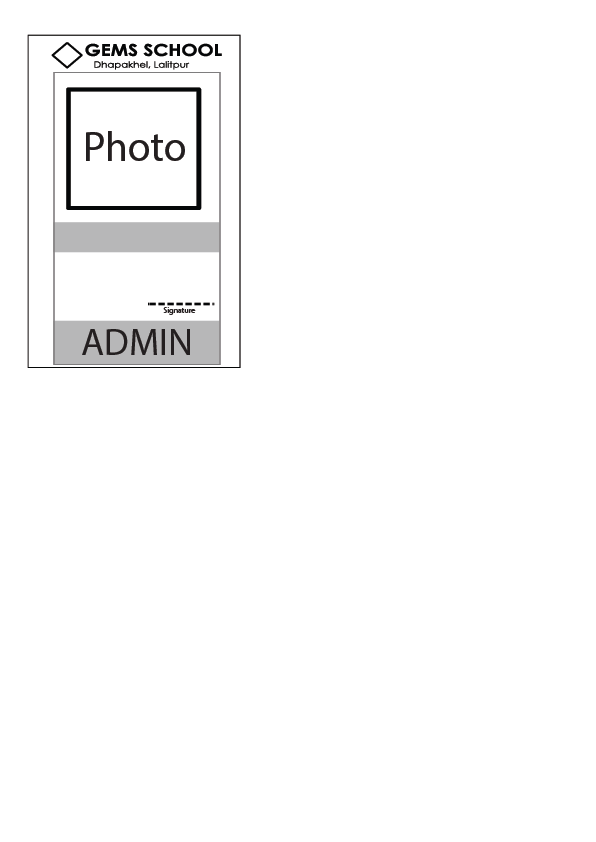
#> input picture static/admin.png, 596 x 842 px
$ python test1.py
#> lines starting #> are read from the running program, lines starting #| are printed output that depends on the picture
from PIL import Image, ImageDraw, ImageFont

codeSize = (64, 64)
busNoFont = ImageFont.truetype('arial.ttf', 50)
font = ImageFont.truetype('arial.ttf', 12)


# [63 lines left out: functions makeStudentID, makeTeacherID, not called in this run]


def makeAdminID():
    name = 'Faisal Ahvbskdbvsd'
    width = int
    height = int

    # Image.open('static/code.png')
    image = Image.open('static/admin.png')
#> image is the input picture: PIL image 596x842 RGBA; mean R, G, B, A 249.8, 249.8, 249.8, 254.8

    draw = ImageDraw.Draw(image)

    if len(name) >= 18:
        width = 100
        height = 250
        draw.text((width, height), name, (0, 0, 0), font=font)
    elif len(name) < 18 and len(name) >= 15:
        width = 98
        height = 250
        draw.text((width, height), name, (0, 0, 0), font=font)
    elif len(name) < 15 and len(name) >= 13:
        width = 97
        height = 250
        draw.text((width, height), name, (0, 0, 0), font=font)
    else:
        width = 114
        height = 250
        draw.text((width, height), name, (0, 0, 0), font=font)
    draw.text((114, 263), "[Admin Office]", (0, 0, 0), font=font)

    # image.paste('static/code.png', (58, 254))

    image.save('static/adminSave.png')
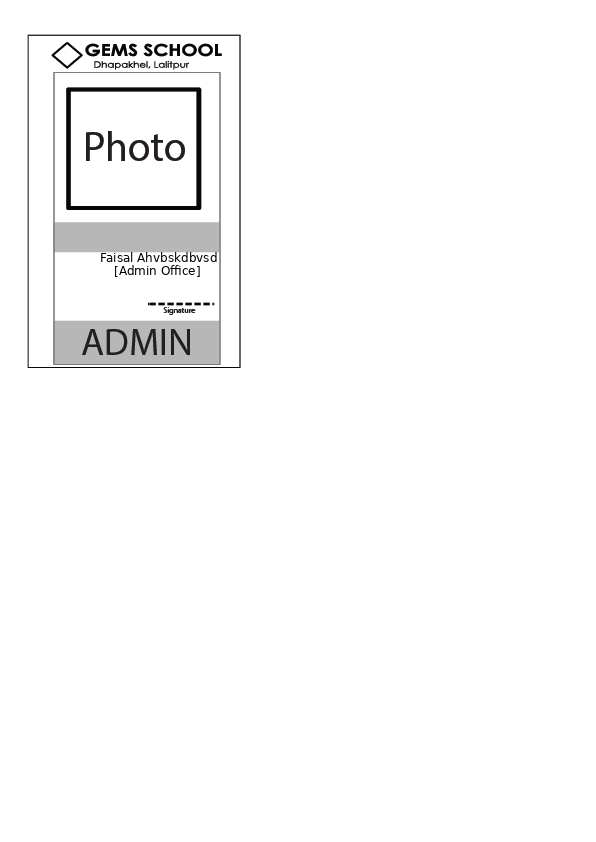
#> saved as adminSave.png: PIL image 596x842 RGBA; mean R, G, B, A 249.5, 249.5, 249.5, 254.8; transparent parts drawn white

    image1 = Image.open('static/adminSave.png')
    im1 = image1.convert('RGB')
    im1.save('static/printing.pdf')


# makeStudentID()
makeAdminID()
# makeTeacherID()
